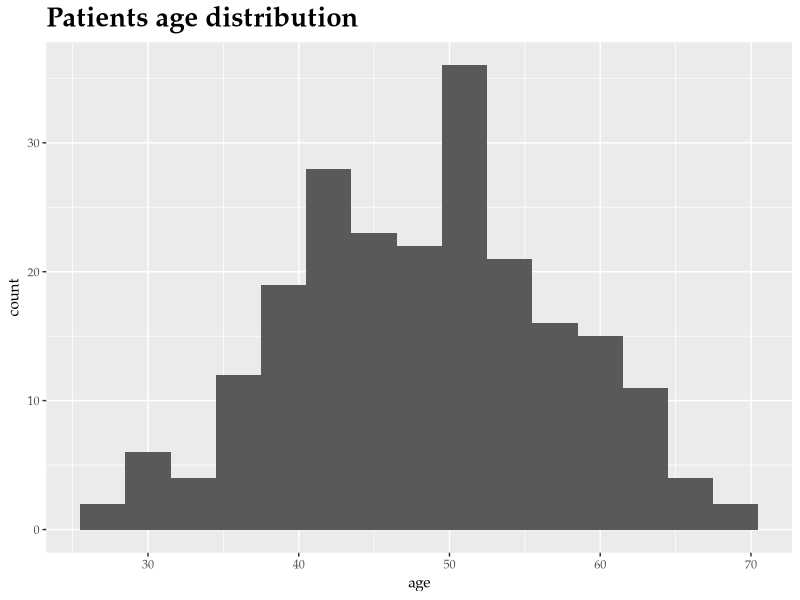
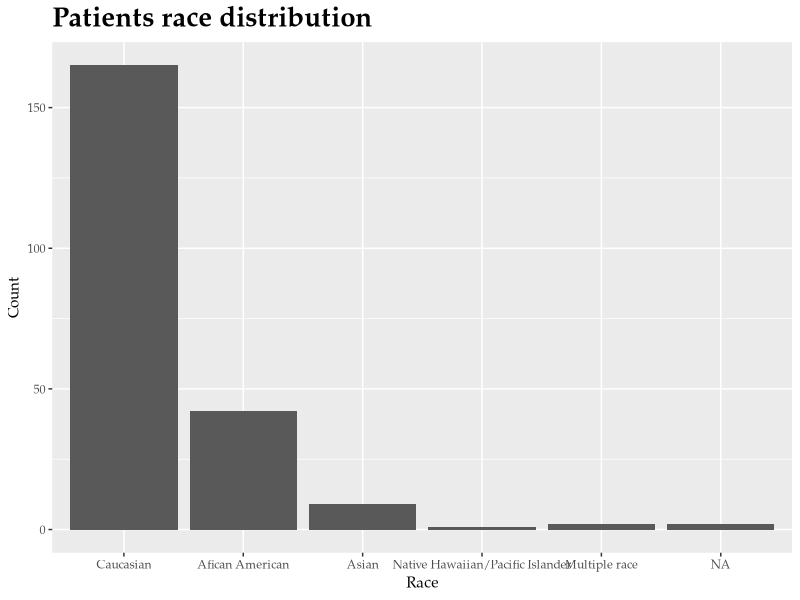
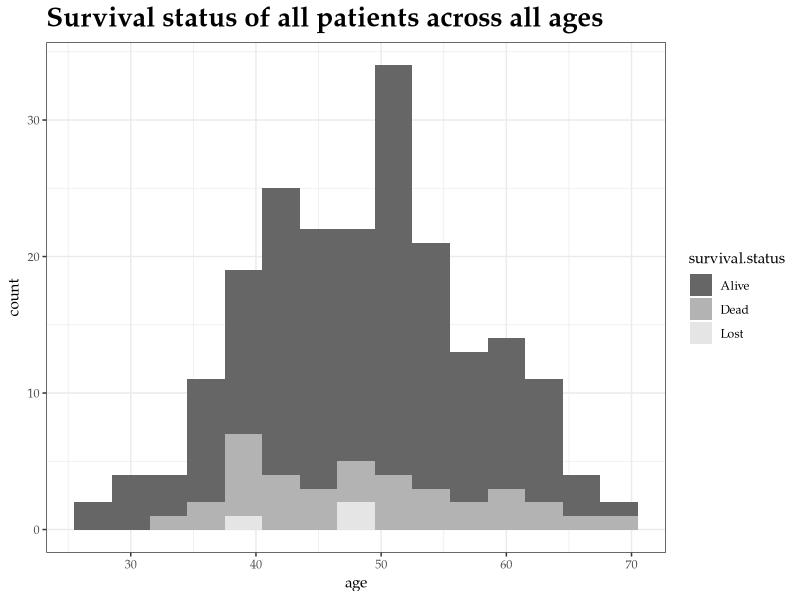
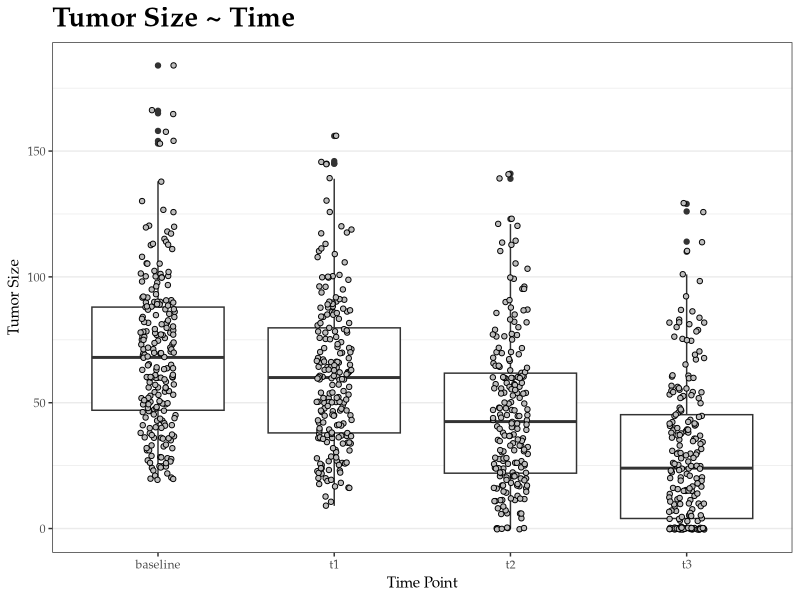

Here is the R script that generated these plots, in order: (Note: this script raises an error after producing the figures.)
## ---- chunk 1
options(width = 400)
## ---- chunk 2
library(readxl)
setwd("/Users/claradong/Documents/GitHub/BMIN503_Final_Project")
df_clinical = read_xlsx("Final_project_data.xlsx", sheet = 2)
df_outcome = read_xlsx("Final_project_data.xlsx", sheet = 4)
## ---- chunk 3
str(df_clinical)
## ---- chunk 4
str(df_outcome)
## ---- chunk 5
library(tidyverse)
## ---- chunk 6
clinical <- df_clinical %>%
  select(SUBJECTID,age,race_id,ERpos,PgRpos,'HR Pos','Her2MostPos','HR_HER2_CATEGORY', BilateralCa,Laterality,'MRI LD Baseline','MRI LD 1-3dAC', 'MRI LD InterReg','MRI LD PreSurg') %>%
  mutate(race_id = factor(race_id, levels=c(1,3,4,5,6,50), labels=c("Caucasian", "Afican American", "Asian", "Native Hawaiian/Pacific Islander", "American Indian/Alaskan Native", "Multiple race"))) %>%
  mutate(ERpos = factor(ERpos, levels=c(0,1,2), labels=c("Negative","Positive","Inderminate"))) %>%
  mutate(PgRpos = factor(PgRpos,levels=c(0,1,2), labels=c("Negative","Positive","Inderminate"))) %>% 
  mutate('HR Pos' = factor(`HR Pos`,levels=c(0,1,2), labels=c("Negative","Positive","Inderminate"))) %>%
  mutate('Her2MostPos' = factor(`Her2MostPos`, levels=c(0,1), labels=c('Negative','Positive'))) %>%
  mutate('HR_HER2_CATEGORY' = factor(`HR_HER2_CATEGORY`, levels=c(1,2,3), labels=c('HR Positive, Her2 Negative', 'Her2 Positive', 'Triple Negative'))) %>%
  mutate(BilateralCa = factor(BilateralCa, levels=c(0,1), labels=c("No","Yes"))) %>%
  mutate(Laterality = factor(Laterality, levels=c(1,2), labels=c("Left", "Right")))
str(clinical)

outcome <- df_outcome %>%
  rename(survival.status = sstat) %>%
  mutate(survival.status = factor(survival.status, levels=c(7,8,9), labels=c("Alive", "Dead","Lost"))) %>%
  mutate(PCR = factor(PCR, levels=c(0,1), labels=c("No","Yes"))) %>%
  mutate(RCBClass = factor(RCBClass, levels=c(0,1,2,3), labels=c("0,RCB index 0", "1=I,RCB index less than or equal to 1.36", "2=II,RCB index greater than 1.36 or equal to 3.28", "3=III,RCB index greater than 3.28")))
## ---- chunk 7
group <- c(rep(0,100),rep(1,121))

total <- merge(clinical, outcome) %>%
  select("SUBJECTID","race_id", "age","ERpos", "PgRpos", "HR Pos", "Her2MostPos", "HR_HER2_CATEGORY","BilateralCa", "Laterality","survival.status", "survDtD2 (tx)", "RFS", "PCR") %>%
  rename(HR_status = 'HR Pos') %>%
  mutate(group = factor(group, levels=c(0,1), labels=c("case", "control")))
str(total)
total <- na.exclude(total)
## ---- chunk 8
table <- total %>%
  select("race_id","age","ERpos", "PgRpos", "HR_status", "Her2MostPos", "HR_HER2_CATEGORY") %>%
  rename(race="race_id", Estrogen="ERpos", Progesterone="PgRpos", Hormone="HR_status", HER2="Her2MostPos")
library(knitr)
library(kableExtra)
options(knitr.kable.NA='')
kable(summary(table))
## ---- chunk 9
library(ggplot2)
ggplot(data=clinical, aes(x=age)) +
  geom_histogram(binwidth = 3) +
  ggtitle(paste("Patients age distribution")) +
  theme(
    text = element_text(family = "Palatino"),
    plot.title = element_text(hjust = 0, face="bold", size=20))

ggplot(data=clinical, aes(x=race_id)) +
  geom_bar() +
  labs(title = "Patients race distribution",
       x = "Race",
       y = "Count") +
  theme(
    text = element_text(family = "Palatino"),
    plot.title = element_text(hjust = 0, face="bold", size=20))
## ---- chunk 10
ggplot(data=total, aes(x=age, fill=survival.status)) +
  geom_histogram(binwidth = 3) +
  scale_fill_manual(values=c("gray40", "gray70", "gray90"))+
  theme_bw()+
  ggtitle(paste("Survival status of all patients across all ages")) +
  theme(
    text = element_text(family = "Palatino"),
    plot.title = element_text(hjust = 0, face="bold", size=20))
## ---- chunk 11
tumor.df <- clinical %>%
  select(SUBJECTID, `MRI LD Baseline`,`MRI LD 1-3dAC`,`MRI LD InterReg`,`MRI LD PreSurg`) %>%
  rename(baseline='MRI LD Baseline', t1='MRI LD 1-3dAC', t2='MRI LD InterReg', t3='MRI LD PreSurg')

tumor.df %>%
  gather(time, size, baseline:t3) %>%
  ggplot(aes(time, size)) +
  geom_boxplot(na.rm = TRUE) +
  geom_jitter(width = 0.1, pch = 21, fill = "grey", na.rm = TRUE) +
  labs(title = "Tumor Size ~ Time",
       x = "Time Point",
       y = "Tumor Size") +
  theme_bw() +
  theme(
    panel.grid.major.x = element_blank(),
    text = element_text(family = "Palatino"),
    plot.title = element_text(face = "bold", size = 20)
  )
## ---- chunk 12
id <- tumor.df["SUBJECTID"]
n <- 3L
id[,2:length(n-2):dim(tumor.df)[2]] <-
  lapply(n:dim(tumor.df)[2], function(x) setNames(((tumor.df[x]-tumor.df[x-1])/tumor.df[x-1]),
                                            paste0("Pct", x-2, x-1)))
SUBJECTID <- id$SUBJECTID
pct12 <- id$V2$Pct12
pct23 <- id$V3$Pct23
pct34 <- id$V4$Pct34

id <- data.frame(SUBJECTID,pct12,pct23,pct34)

id %>%
  gather(time, percentage_change, pct12:pct34) %>%
  ggplot(aes(time, percentage_change)) +
  geom_boxplot(na.rm = TRUE) +
  geom_jitter(width = 0.1, pch = 21, fill = "grey", na.rm = TRUE) +
  labs(title = "Tumor Size Percentage Change ~ Time",
       x = "Treatment Time Point",
       y = "Tumor Size Percentage Change") +
  theme_bw() +
  theme(
    panel.grid.major.x = element_blank(),
    text = element_text(family = "Palatino"),
    plot.title = element_text(face = "bold", size = 20)
  )

summary(id)
 
  
## ---- chunk 13
tumor.df <- mutate(tumor.df, overall_change = (t3-baseline)/baseline)

df2 <- merge(tumor.df, total)

ggplot(df2, aes(x=overall_change, y=RFS)) +
  geom_point() +
  theme_bw()+
  labs(title = "Tumor size overall change vs. RFS",
       x = "Tumor size overall change",
       y = "Recurrence-free survival time") +
  theme(
    text = element_text(family = "Palatino"),
    plot.title = element_text(hjust = 0, face="bold", size=20))

ggplot(df2, aes(x=PCR, y=overall_change)) +
  geom_boxplot() +
  theme_bw()+
  labs(title = "Tumor size overall change vs. PCR",
       x = "PCR Status",
       y = "Tumor size overall change") +
  theme(
    text = element_text(family = "Palatino"),
    plot.title = element_text(hjust = 0, face="bold", size=20))

ggplot(df2, aes(x=survival.status, y=overall_change)) +
  geom_boxplot() +
  theme_bw()+
  labs(title = "Tumor size overall change vs. survival status",
       x = "Survival status",
       y = "Tumor size overall change") +
  theme(
    text = element_text(family = "Palatino"),
    plot.title = element_text(hjust = 0, face="bold", size=20))

ggplot(df2, aes(x=PCR, fill = survival.status)) +
  geom_bar(position="fill")+
  scale_fill_manual(values=c("gray40", "gray70", "gray90"))+
  theme_bw()+
  labs(title = "Survival status vs. PCR status",
       x = "PCR status",
       y = "Survival status") +
  theme(
    text = element_text(family = "Palatino"),
    plot.title = element_text(hjust = 0, face="bold", size=20))

ggplot(df2, aes(x=survival.status, y=RFS)) +
  geom_boxplot() +
  theme_bw()+
  labs(title = "Survival status vs. RFS",
       x = "Survival status",
       y = "RFS") +
  theme(
    text = element_text(family = "Palatino"),
    plot.title = element_text(hjust = 0, face="bold", size=20))
## ---- chunk 14
ggplot(df2, aes(x=HR_HER2_CATEGORY, y=age)) +
  geom_boxplot() +
  theme_bw()+
  labs(title = "Age distribution for patients with different \nHR, HER2 status",
       x = "HR, HER2 status",
       y = "Age") +
  theme(
    text = element_text(family = "Palatino"),
    plot.title = element_text(hjust = 0, face="bold", size=20))
## ---- chunk 15
ggplot(df2, aes(x=HR_HER2_CATEGORY, fill=PCR)) +
  geom_bar(position="fill") +
  scale_fill_manual(values=c("gray40", "gray70"))+
  theme_bw()+
  labs(title = "PCR status within tumor subsets",
       x = "receptor status",
       y = "pCR") +
  theme(
    text = element_text(family = "Palatino"),
    plot.title = element_text(hjust = 0, face="bold", size=20))

ggplot(df2, aes(x=HR_HER2_CATEGORY, y=RFS)) +
  geom_boxplot() +
  theme_bw()+
  labs(title = "RFS within tumor subsets",
       x = "receptor status",
       y = "RFS") +
  theme(
    text = element_text(family = "Palatino"),
    plot.title = element_text(hjust = 0, face="bold", size=20))

ggplot(df2, aes(x=HR_HER2_CATEGORY, y=overall_change)) +
  geom_boxplot() +
  theme_bw()+
  labs(title = "Overall tumor size change within tumor subsets",
       x = "receptor status",
       y = "overall tumor size change") +
  theme(
    text = element_text(family = "Palatino"),
    plot.title = element_text(hjust = 0, face="bold", size=20))


## ---- chunk 16
ggplot(total, aes(x=PCR, y=RFS)) +
  geom_boxplot() +
  theme_bw()+
  labs(title = "Correlation of PCR and RFS",
       x = "PCR",
       y = "RFS") +
  theme(
    text = element_text(family = "Palatino"),
    plot.title = element_text(hjust = 0, face="bold", size=20))
## ---- chunk 17
#Create logistic regression model using all variables
PCR.glm <- glm(PCR ~ age + ERpos + PgRpos + Her2MostPos + HR_status + HR_HER2_CATEGORY + BilateralCa, data=total, family=binomial(logit))
summary(PCR.glm)

RFS.lm <- lm(RFS ~ age + ERpos + PgRpos + Her2MostPos + HR_status + HR_HER2_CATEGORY + BilateralCa, data=total)
summary(RFS.lm)

SS.glm <- glm(survival.status ~ age + ERpos + PgRpos + Her2MostPos + HR_status + HR_HER2_CATEGORY + BilateralCa, data=total, family="binomial")
summary(PCR.glm)

PCR.glm.pred <- predict(PCR.glm, total, type="response")
RFS.lm.pred <- predict(RFS.lm, total, type="response")
## ---- chunk 18
#Get prediction error estimate
library(boot)
PCR.cv.glm <- cv.glm(total, PCR.glm, K=10)
summary(PCR.cv.glm)

#Cross validation
N = nrow(total)
K = 10
set.seed(1234)
s = sample(1:K, size=N, replace=T)
pred_outputs.glm <- vector(mode="numeric", length=N)
obs_outputs <- vector(mode="numeric", length=N)
offset <- 0
for(i in 1:K){
    train <- filter(total, s != i)
    test <- filter(total, s == i)
    obs_outputs[1:length(s[s==i]) + offset] <- test$PCR
    
    #GLM train/test
    glm <- glm(PCR ~ age + ERpos + PgRpos + Her2MostPos + HR_status + HR_HER2_CATEGORY, data=train, family=binomial(logit))
    glm.pred.curr <- predict(glm, test, type="response")
    pred_outputs.glm[1:length(s[s==i]) + offset] <- glm.pred.curr
}

N = nrow(total)
K = 10
set.seed(1234)
s = sample(1:K, size=N, replace=T)
pred_outputs.lm <- vector(mode="numeric", length=N)
obs_outputs <- vector(mode="numeric", length=N)
offset <- 0
for(i in 1:K){
    train <- filter(total, s != i)
    test <- filter(total, s == i)
    obs_outputs[1:length(s[s==i]) + offset] <- test$RFS
    
    #GLM train/test
    lm <- lm(RFS ~ age + ERpos + PgRpos + Her2MostPos + HR_status + HR_HER2_CATEGORY, data=train, family=binomial(logit))
    lm.pred.curr <- predict(lm, test, type="response")
    pred_outputs.lm[1:length(s[s==i]) + offset] <- lm.pred.curr
}

library(pROC)
roc(total$PCR, PCR.glm.pred, ci=TRUE)

plot.roc(total$PCR, PCR.glm.pred, ci=TRUE)
plot.roc(obs_outputs, pred_outputs.glm,ci=TRUE, col="darkblue", add=TRUE)
plot.roc(total$PCR, RFS.lm.pred, ci=TRUE, col="darkgreen", add=TRUE)
plot.roc(obs_outputs, pred_outputs.lm, ci=TRUE, col="red", add=TRUE)

legend("bottomright", legend=c("PCR Training", "PCR Cross-Validation", "RFS Training", "RFS Cross-Validation"), col=c("black", "darkblue", "darkgreen", "red"), lwd=2)

auc(total$PCR, PCR.glm.pred)
auc(obs_outputs, pred_outputs.glm)
auc(total$PCR, RFS.lm.pred)
auc(obs_outputs, pred_outputs.lm)



#Create logistic regression model using best variables
PCR.glm <- glm(PCR ~ age +Her2MostPos, data=total, family="binomial")
summary(PCR.glm)

RFS.lm <- lm(RFS ~ ERpos, data=total)
summary(RFS.lm)

PCR.glm.pred <- predict(PCR.glm, total, type="response")
RFS.lm.pred <- predict(RFS.lm, total, type="response")

#Get prediction error estimate
library(boot)
PCR.cv.glm <- cv.glm(total, PCR.glm, K=10)
summary(PCR.cv.glm)

#Cross validation
N = nrow(total)
K = 10
set.seed(1234)
s = sample(1:K, size=N, replace=T)
pred_outputs.glm <- vector(mode="numeric", length=N)
obs_outputs <- vector(mode="numeric", length=N)
offset <- 0
for(i in 1:K){
    train <- filter(total, s != i)
    test <- filter(total, s == i)
    obs_outputs[1:length(s[s==i]) + offset] <- test$PCR
    
    #GLM train/test
    glm <- glm(PCR ~ age + Her2MostPos, data=train, family=binomial(logit))
    glm.pred.curr <- predict(glm, test, type="response")
    pred_outputs.glm[1:length(s[s==i]) + offset] <- glm.pred.curr
}

N = nrow(total)
K = 10
set.seed(1234)
s = sample(1:K, size=N, replace=T)
pred_outputs.lm <- vector(mode="numeric", length=N)
obs_outputs <- vector(mode="numeric", length=N)
offset <- 0
for(i in 1:K){
    train <- filter(total, s != i)
    test <- filter(total, s == i)
    obs_outputs[1:length(s[s==i]) + offset] <- test$RFS
    
    #GLM train/test
    lm <- lm(RFS ~ ERpos, data=train, family=binomial(logit))
    lm.pred.curr <- predict(lm, test, type="response")
    pred_outputs.lm[1:length(s[s==i]) + offset] <- lm.pred.curr
}

library(pROC)
roc(total$PCR, PCR.glm.pred, ci=TRUE)

plot.roc(total$PCR, PCR.glm.pred, ci=TRUE)
plot.roc(obs_outputs, pred_outputs.glm,ci=TRUE, col="darkblue", add=TRUE)
plot.roc(total$PCR, RFS.lm.pred, ci=TRUE, col="darkgreen", add=TRUE)
plot.roc(obs_outputs, pred_outputs.lm, ci=TRUE, col="red", add=TRUE)

legend("bottomright", legend=c("PCR Training", "PCR Cross-Validation", "RFS Training", "RFS Cross-Validation"), col=c("black", "darkblue", "darkgreen", "red"), lwd=2)

auc(total$PCR, PCR.glm.pred)
auc(obs_outputs, pred_outputs.glm)
auc(total$PCR, RFS.lm.pred)
auc(obs_outputs, pred_outputs.lm)
